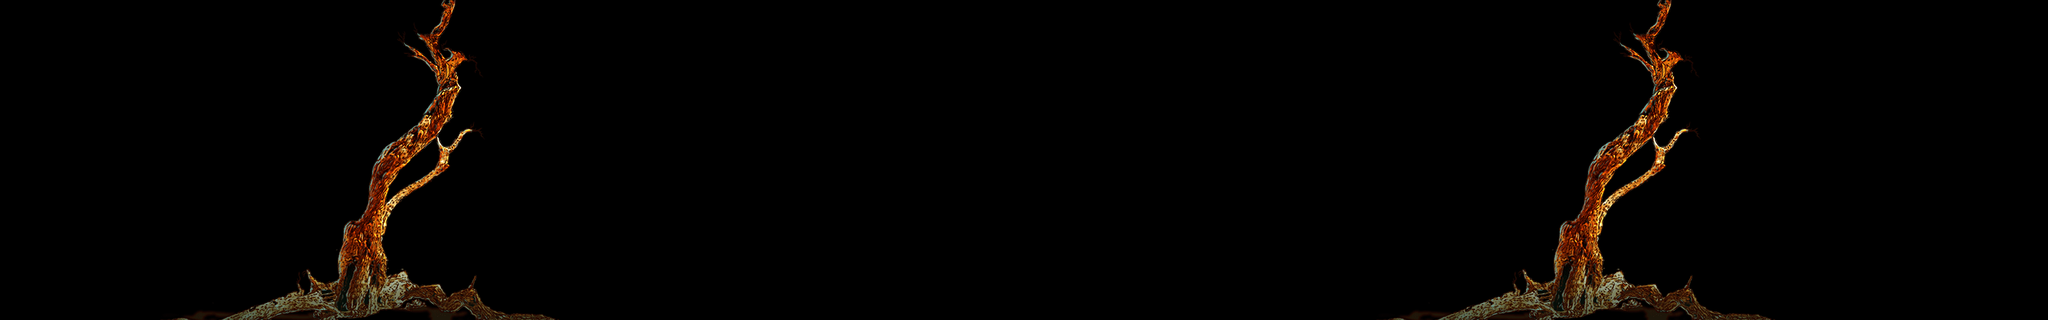

The image is a tile-based game level rendered from a .tmx file. Its description and source (layers, tilesets, objects; grid data summarised) follow:
An orthogonal 96x15 tile map with 32x32 px tiles, 1 tile layer (close), 3 tilesets.

<map version="1.0" orientation="orthogonal" renderorder="right-down" width="96" height="15" tilewidth="32" tileheight="32">
 <tileset firstgid="1" name="pingyuan_close" tilewidth="32" tileheight="32">
  <image source="close/pingyuan_close.png" width="1024" height="116" />
 </tileset>
 <tileset firstgid="97" name="zhaoze_close1" tilewidth="32" tileheight="32">
  <image source="close/zhaoze_close1.png" width="1024" height="500" />
 </tileset>
 <tileset firstgid="577" name="damo_close1" tilewidth="32" tileheight="32">
  <image source="close/damo_close1.png" width="712" height="500" />
 </tileset>
 <layer name="close" width="96" height="15">
  <data>[1440 cells, 660 non-empty, 330 distinct tile ids]</data>
 </layer>
</map>
